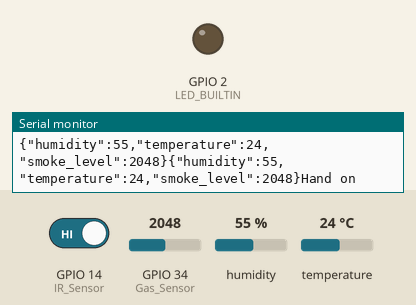
The sketch below on a simulated ESP32. Parts: output pins drawn as LEDs (lit = HIGH), the last lines printed to the serial monitor. The test bench sets the inputs (shaded band); at power-on: GPIO 14 (IR_Sensor) HIGH, GPIO 34 (Gas_Sensor) = 2048, humidity 55 %, temperature 24 °C. WiFi joins after 1.5 s; servers stay silent unless stated.

Above: at 3.2 s.
3.3 s: GPIO 14 (IR_Sensor) driven LOW
4.8 s: GPIO 14 (IR_Sensor) driven HIGH
At 5.9 s:
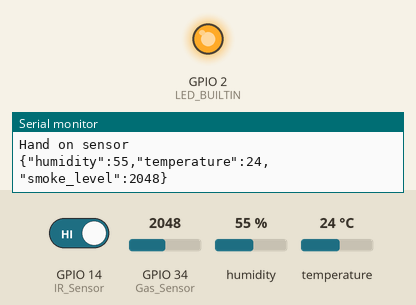
Timing chart, 0 to 7.8 s (numbered marks = the images above; inputs shaded):
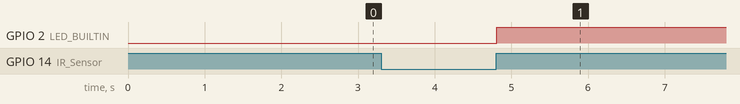

Measured:
- after the input at 4.8 s, GPIO 2 (LED_BUILTIN): LOW → HIGH at once

The sketch:

kitchen_server.ino
```cpp
#include <ArduinoJson.h>  // Include ArduinoJSON library
#include <WiFi.h>
#include <WiFiUdp.h>
#include <DHT.h>

#define DHTTYPE DHT11
#define dht_dpin 15
DHT dht(dht_dpin, DHTTYPE);

#define IR_Sensor 14
#define Gas_Sensor 34
#define LED_BUILTIN 2

int IR;
bool oned = false;

const char* ssid = "This";
const char* password = "12345668";
const char* udpAddress = "192.168.72.218";
const int udpPort = 12345;

WiFiUDP udp;

TaskHandle_t TaskIR, TaskGas;

void IR_Task(void* pvParameters) {
  pinMode(IR_Sensor, INPUT);
  while (true) {
    IR = digitalRead(IR_Sensor);
    if (IR == LOW) {
      call_fun();
    }
    vTaskDelay(100); // Delay to avoid continuous checking
  }
}

void Gas_Task(void* pvParameters) {
  pinMode(Gas_Sensor, INPUT);
  int gasData;
  while (true) {
    gasData = analogRead(Gas_Sensor);
    StaticJsonDocument<200> jsonDoc;
    jsonDoc["humidity"] = dht.readHumidity();
    jsonDoc["temperature"] = dht.readTemperature();
    jsonDoc["smoke_level"] = gasData;

    // Serialize the JSON object into a string
    String jsonString;
    serializeJson(jsonDoc, jsonString);
    Serial.print(jsonString);
    udp.beginPacket(udpAddress, udpPort);
    udp.print(jsonString); // Send JSON string over UDP
    udp.endPacket();

    vTaskDelay(1000); // Delay to read data every second
  }
}
void initiate_wifi(){
  WiFi.begin(ssid, password);
  while (WiFi.status() != WL_CONNECTED) {
    delay(1000);
    Serial.println("Connecting to WiFi...");
  }
  Serial.println("Connected to WiFi");
}

void setup() {
  Serial.begin(9600);
  pinMode(LED_BUILTIN, OUTPUT);

  initiate_wifi();
  dht.begin();

  xTaskCreate(IR_Task, "IR Task", 2048, NULL, 1, &TaskIR);
  xTaskCreate(Gas_Task, "Gas Task", 2048, NULL, 1, &TaskGas);
}

void loop() {
  // No need to send data in loop() as it's handled in Gas_Task
  delay(1000);
}
void call_fun() {
  while (digitalRead(IR_Sensor) == LOW) {
    Serial.println("Hand on sensor");
  }
  if (oned == false) {
    oned = true;
    digitalWrite(LED_BUILTIN, HIGH);
  } else if (oned == true) {
    oned = false;
    digitalWrite(LED_BUILTIN, LOW);
  }
}
```
